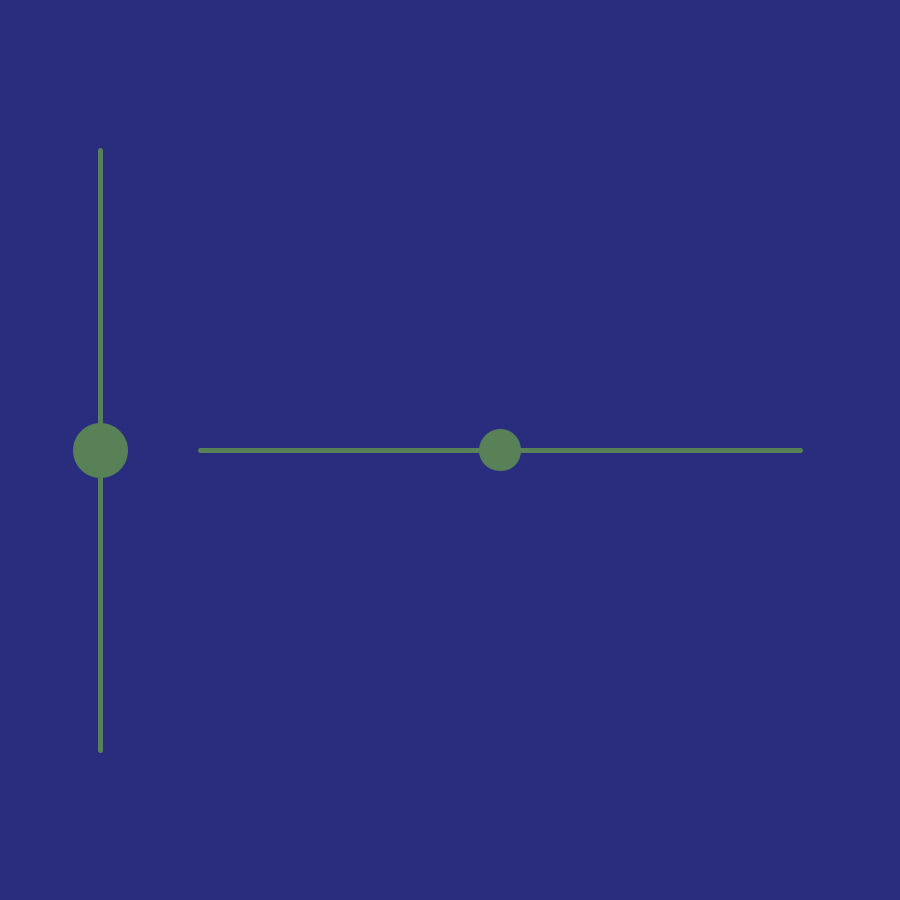
Frame 1 (no input)
Frame 60 (the mouse pressed at the canvas centre just before this capture): identical to frame 1, image omitted
Frame 120 (the mouse held since frame 60 and released just before this capture): identical to frame 1, image omitted

The Processing sketch that drew this single still picture (run headless with seeded random() and noise(); from frame 60 on, the mouse is pressed at the canvas centre):

// Processing sketch: Sliders
// ── Sliders.pde
color green = #588157;

float sliderX = 300;
float sliderY = 300;
float shade = map(sliderX, 200, 800, 0, 255);
float size = map(sliderY, 150, 750, 25, 75);


void setup() {
  size(900, 900);
  strokeWeight(5);
  stroke(green);
  fill(green);
  sliderX = 500;
  sliderY= 450;
}

void draw() {
  background(shade, 50-shade/10, 131-shade/10);
  line(200, 450, 800, 450);
  line(100, 150, 100, 750);
  circle(100, sliderY, 50);
  circle(sliderX, 450, size);
}

void mouseDragged() {
  SliderX();
  SliderY();
}

void mouseReleased() {
  SliderX();
  SliderY();
}

void SliderX() {
  if (mouseX>200 && mouseX<800 && mouseY <475 && mouseY >425) {
    sliderX = mouseX;
  }
  shade = map(sliderX, 200, 800, 0, 255);
}

void SliderY() {
  if (mouseY>150 && mouseY<750 && mouseX >75 && mouseX <125) {
    sliderY = mouseY;
  }
  size = map(sliderY, 150, 750, 25, 75);
}
